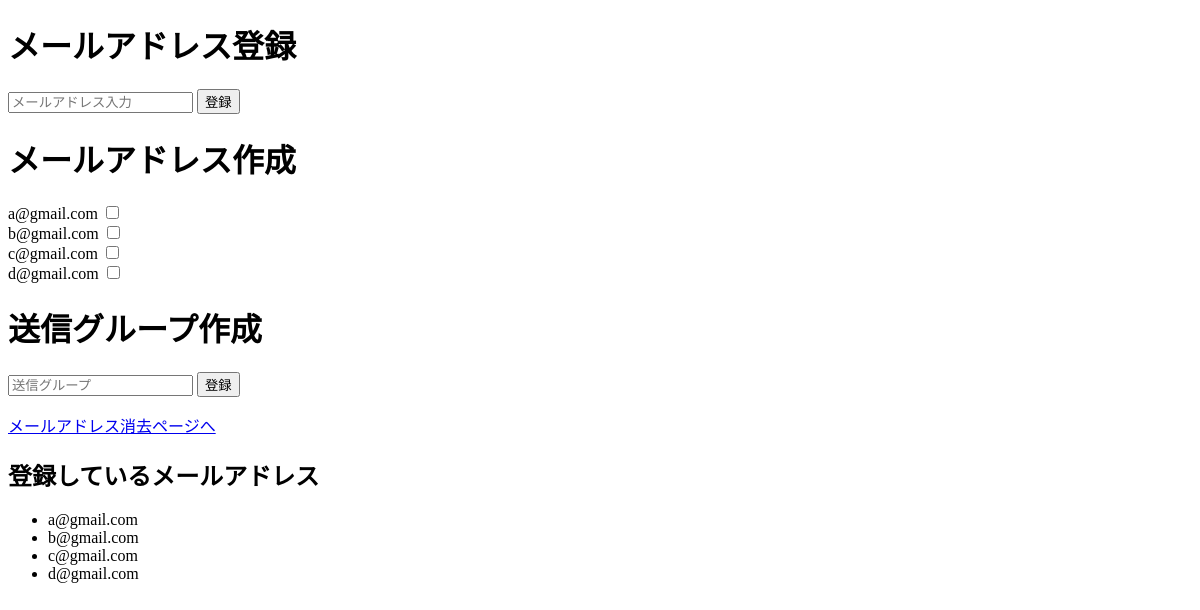
Before: / with the older database file.
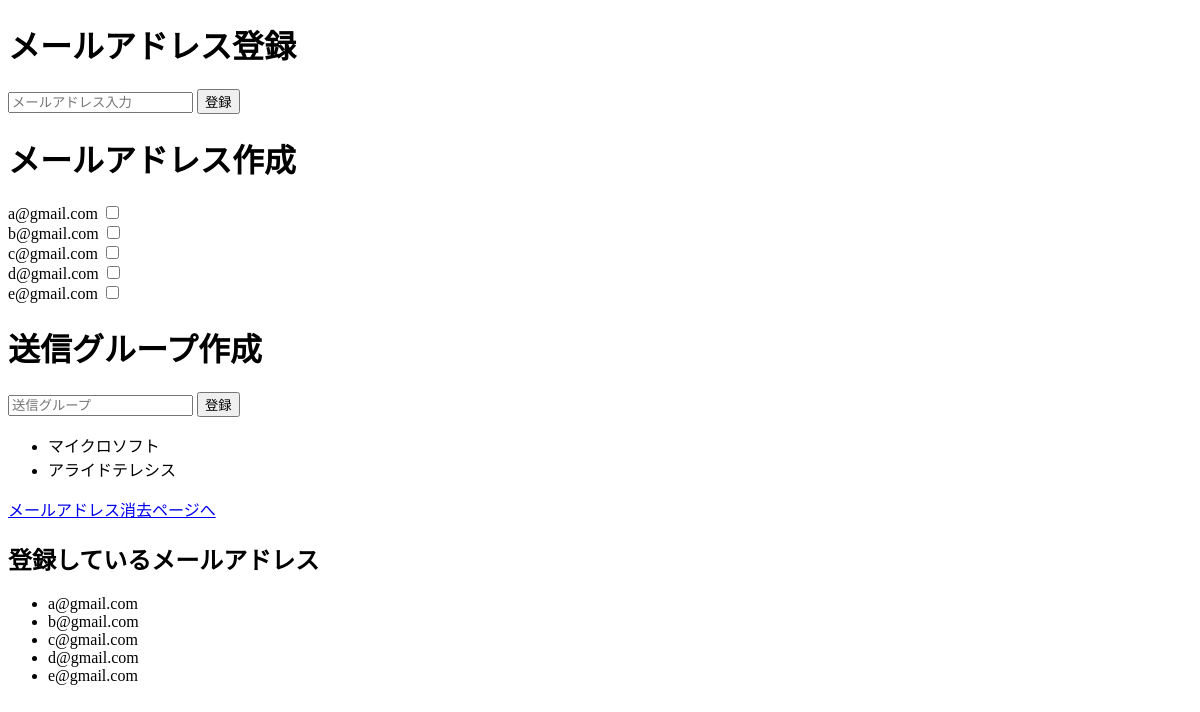
After: the same page with the newer database file.
### main.py (models this page shows)
class Email(db.Model):
   id = db.Column(db.Integer, primary_key=True)
   address = db.Column(db.String(100), unique=True, nullable=False)

class Group(db.Model):
   id = db.Column(db.Integer, primary_key=True)
   name = db.Column(db.String(100), unique=True, nullable=False)

### main.py (the view)
@app.route('/', methods=['GET', 'POST'])
def index():
   if request.method == 'POST':
      email_address = request.form['email']
      if email_address:
         new_email = Email(address=email_address)
         db.session.add(new_email)
         db.session.commit()
   emails = Email.query.all()
   groups = Group.query.all()
   return render_template('index.html', emails=emails, groups=groups)

### templates/index.html (shortened to what this page needs)
<!DOCTYPE html>
<html lang="en">
<head>
</head>
<body>
    <h1>メールアドレス登録</h1>
    <form method="POST">
        <input type="email" name="email" placeholder="メールアドレス入力" required>
        <button type="submit">登録</button>
    </form>
    <h1>メールアドレス作成</h1>
    <form method="POST">
        {% for email  in emails %}
        <div>
            <label for="email_{{ emails.id }}">{{ email.address }}</label>
            <input type="checkbox" id="email_{{ email.id }}" name="selected_email" value="{{ email.address }}">
        </div>
        {% endfor %}
	</form>
    <h1>送信グループ作成</h1>
    <form method="POST" action="/group">
        <input name="group" placeholder="送信グループ" required>
        <button type="submit">登録</button>
    </form>
    <ul>
        {% for group in groups %}
        <li>{{ group.name }}</li>
        {% endfor %}
    </ul>
    <a href="/delete">メールアドレス消去ページへ</a>
    <h2>登録しているメールアドレス</h2>
    <ul>
        {% for email in emails %}
        <li>{{ email.address }}</li>
        {% endfor %}
    </ul>
</body>
</html>

Changed rows visible on the page:
added Email: address "e@gmail.com"
added Group: name "マイクロソフト"
added Group: name "アライドテレシス"
